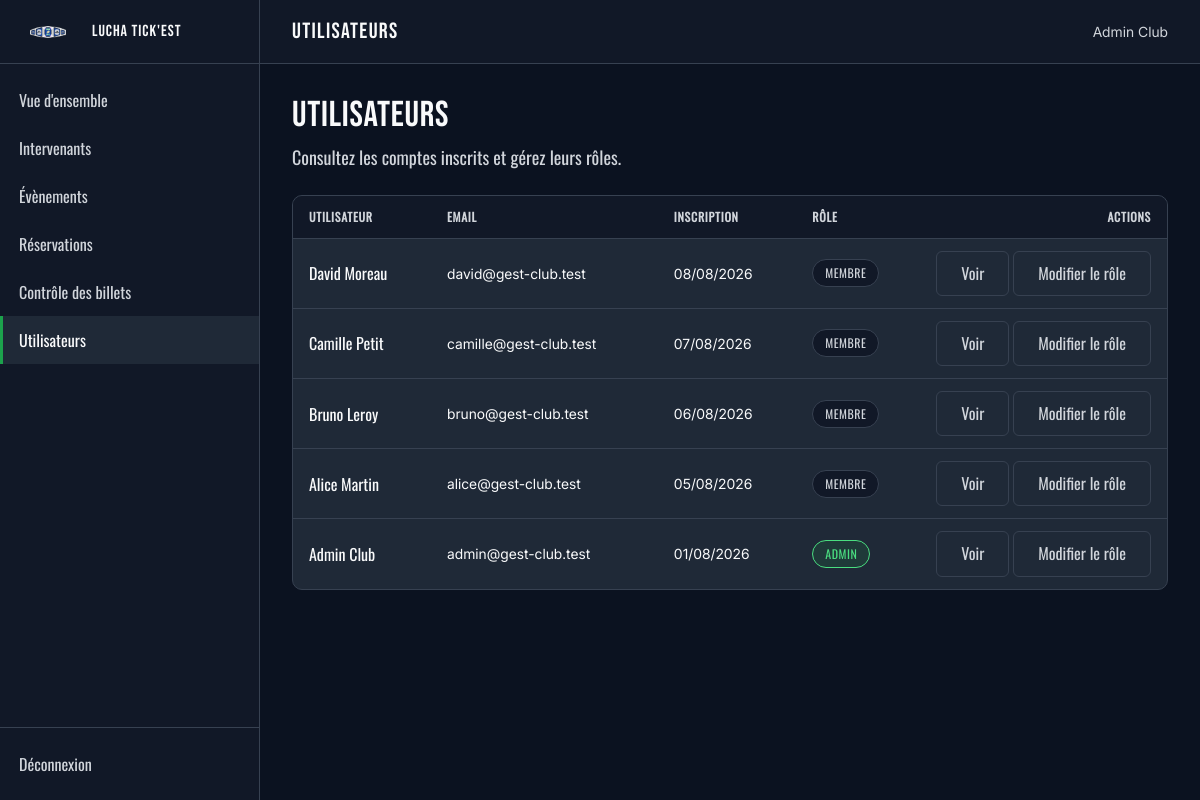
The app's page /admin/utilisateurs.php (signed in) with its own data.
### tables this page shows
CREATE TABLE utilisateur (
    id_utilisateur INT NOT NULL AUTO_INCREMENT,
    prenom VARCHAR(100) NOT NULL,
    nom VARCHAR(100) NOT NULL,
    email VARCHAR(255) NOT NULL,
    mdp_hash VARCHAR(255) NOT NULL,
    role_utilisateur VARCHAR(10) NOT NULL DEFAULT 'MEMBRE',
    date_creation_compte DATETIME NOT NULL DEFAULT CURRENT_TIMESTAMP,

    CONSTRAINT pk_utilisateur
        PRIMARY KEY (id_utilisateur),

    CONSTRAINT uq_utilisateur_email
        UNIQUE (email),

    CONSTRAINT chk_utilisateur_prenom_non_vide
        CHECK (CHAR_LENGTH(TRIM(prenom)) > 0),

    CONSTRAINT chk_utilisateur_nom_non_vide
        CHECK (CHAR_LENGTH(TRIM(nom)) > 0),

    CONSTRAINT chk_utilisateur_email_non_vide
        CHECK (CHAR_LENGTH(TRIM(email)) > 0),

    CONSTRAINT chk_utilisateur_mdp_hash_non_vide
        CHECK (CHAR_LENGTH(TRIM(mdp_hash)) > 0),

    CONSTRAINT chk_utilisateur_role
        CHECK (role_utilisateur IN ('MEMBRE', 'ADMIN'))
);

### public/admin/utilisateurs.php (called while the page is built, shortened)
<?php
require dirname(__DIR__, 2) . '/config/bootstrap.php';
$utilisateurRepository = new UtilisateurRepository($pdo);
$utilisateurs = $utilisateurRepository->findAll();
require dirname(__DIR__, 2) . '/app/Views/layouts/admin.php';

### app/Repositories/UtilisateurRepository.php (called while the page is built, shortened)
<?php
class UtilisateurRepository
{
    private PDO $pdo;
    public function __construct(PDO $pdo)
    {
        $this->pdo = $pdo;
    }
    public function findAll(): array
    {
        $statement = $this->pdo->query(
            'SELECT
            id_utilisateur,
            prenom,
            nom,
            email,
            role_utilisateur,
            date_creation_compte
        FROM utilisateur
        ORDER BY date_creation_compte DESC'
        );
        return $statement->fetchAll();
    }
}

### app/Views/pages/admin/utilisateurs.php (the view)
<main class="admin-content">
    <div class="admin-header">
        <div class="admin-header__text">
            <h1>Utilisateurs</h1>
            <p class="admin-header__description">Consultez les comptes inscrits et gérez leurs rôles.</p>
        </div>
    </div>
    <?php if (empty($utilisateurs)): ?>
        <div class="empty-state">
            <p class="empty-state__title">Aucun utilisateur inscrit</p>
            <p>Les comptes créés apparaîtront ici.</p>
        </div>
    <?php else: ?>
        <section class="panel">
            <div class="panel__body panel__body--flush">
                <div class="table-wrap">
                    <table class="table">
                        <thead>
                            <tr>
                                <th>Utilisateur</th>
                                <th>Email</th>
                                <th>Inscription</th>
                                <th>Rôle</th>
                                <th class="is-actions">Actions</th>
                            </tr>
                        </thead>
                        <tbody>
                            <?php foreach ($utilisateurs as $utilisateur): ?>
                                <?php
                                $dateCreation = new DateTimeImmutable($utilisateur['date_creation_compte']);
                                ?>
                                <tr>
                                    <td>
                                        <span class="cell-strong">
                                            <?= htmlspecialchars($utilisateur['prenom'] . ' ' . $utilisateur['nom'], ENT_QUOTES, 'UTF-8') ?>
                                        </span>
                                    </td>
                                    <td>
                                        <?= htmlspecialchars($utilisateur['email'], ENT_QUOTES, 'UTF-8') ?>
                                    </td>
                                    <td>
                                        <time datetime="<?= $dateCreation->format('Y-m-d') ?>">
                                            <?= $dateCreation->format('d/m/Y') ?>
                                        </time>
                                    </td>
                                    <td>
                                        <?php if ($utilisateur['role_utilisateur'] === 'ADMIN'): ?>
                                            <span class="badge badge--success">Admin</span>
                                        <?php else: ?>
                                            <span class="badge badge--muted">Membre</span>
                                        <?php endif; ?>
                                    </td>
                                    <td class="is-actions">
                                        <a class="btn btn--ghost"
                                            href="/admin/utilisateur.php?id=<?= (int) $utilisateur['id_utilisateur'] ?>">
                                            Voir
                                        </a>
                                        <a class="btn btn--ghost"
                                            href="/admin/utilisateur-form-modification.php?id=<?= (int) $utilisateur['id_utilisateur'] ?>">
                                            Modifier le rôle
                                        </a>
                                    </td>
                                </tr>
                            <?php endforeach; ?>
                        </tbody>
                    </table>
                </div>
            </div>
        </section>
    <?php endif; ?>
</main>

### public/assets/css/base.css (style rules this page uses)
:root { color-scheme: dark; --c-bg: #0b1220; --c-bg-alt: #111827; --c-surface: #1f2937; --c-text: #f9fafb; --c-text-muted: #d1d5db; --c-border: #374151; --c-accent: #1ca24c; --c-accent-light: #4ade80; --c-accent-2: #1042af; --c-warning: #fbe484; --c-danger: #f9867d; --c-accent-dark: #17853f; --c-accent-2-dark: #0d368f; --c-accent-soft: rgba(28, 162, 76, 0.14); --c-danger-soft: rgba(249, 134, 125, 0.14); --c-warning-soft: rgba(251, 228, 132, 0.14); --c-surface-soft: rgba(249, 250, 251, 0.04); --f-title: "Bebas Neue", "Oswald", Impact, sans-serif; --f-alt: "Oswald", "Bebas Neue", sans-serif; --f-body: "Inter", Arial, sans-serif; }
*, *::before, *::after { box-sizing: border-box; }
body { margin: 0; min-height: 100vh; display: flex; flex-direction: column; background-color: var(--c-bg); color: var(--c-text); font-family: var(--f-body); font-size: 1rem; line-height: 1.5; }
a { color: inherit; text-decoration: none; }
h1, h2, h3, h4, p { margin: 0; }
h1, h2, h3, h4 { font-weight: 400; line-height: 1.1; }
table { width: 100%; border-collapse: collapse; }

### public/assets/css/components.css (style rules this page uses)
.btn { display: inline-flex; align-items: center; justify-content: center; gap: 0.5rem; padding: 0.75rem 1.5rem; border: 1px solid transparent; border-radius: 6px; background-color: var(--c-surface); color: var(--c-text); font-family: var(--f-alt); font-size: 1rem; line-height: 1.2; text-align: center; }
.btn--ghost { background-color: transparent; border-color: var(--c-border); color: var(--c-text-muted); }
.badge { display: inline-block; padding: 0.25rem 0.75rem; border: 1px solid var(--c-border); border-radius: 999px; background-color: var(--c-bg-alt); font-family: var(--f-alt); font-size: 0.75rem; letter-spacing: 0.04em; text-transform: uppercase; white-space: nowrap; }
.badge--success { background-color: var(--c-accent-soft); border-color: var(--c-accent-light); color: var(--c-accent-light); }
.badge--muted { color: var(--c-text-muted); }

### public/assets/css/admin.css (style rules this page uses)
.admin-content { flex: 1; padding: 2rem; }
.admin-content > * + * { margin-top: 1.5rem; }
.admin-header { display: flex; flex-wrap: wrap; align-items: flex-start; justify-content: space-between; gap: 1rem; }
.admin-header__text { min-width: 0; }
.admin-header h1 { font-family: var(--f-title); font-size: 2.25rem; letter-spacing: 0.02em; text-transform: uppercase; }
.admin-header__description { margin-top: 0.5rem; font-family: var(--f-alt); font-size: 1.125rem; color: var(--c-text-muted); }
.panel { overflow: hidden; background-color: var(--c-surface); border: 1px solid var(--c-border); border-radius: 10px; }
.panel__body { padding: 1.5rem; }
.panel__body--flush { padding: 0; }
.table-wrap { width: 100%; overflow-x: auto; }
.table { width: 100%; min-width: 720px; border-collapse: collapse; font-size: 0.875rem; }
.table th, .table td { padding: 0.75rem 1rem; border-bottom: 1px solid var(--c-border); text-align: left; vertical-align: middle; }
.table thead th { background-color: var(--c-bg-alt); font-family: var(--f-alt); font-size: 0.75rem; letter-spacing: 0.06em; text-transform: uppercase; color: var(--c-text-muted); white-space: nowrap; }
.table tbody tr:last-child td { border-bottom: 0; }
.table .is-actions { width: 1%; text-align: right; white-space: nowrap; }
.table .cell-strong { font-family: var(--f-alt); font-size: 1rem; color: var(--c-text); }

### records on screen
utilisateur: prenom+nom "David Moreau", email "david@gest-club.test", date_creation_compte "08/08/2026", role_utilisateur "MEMBRE"
utilisateur: prenom+nom "Camille Petit", email "camille@gest-club.test", date_creation_compte "07/08/2026", role_utilisateur "MEMBRE"
utilisateur: prenom+nom "Bruno Leroy", email "bruno@gest-club.test", date_creation_compte "06/08/2026", role_utilisateur "MEMBRE"
utilisateur: prenom+nom "Alice Martin", email "alice@gest-club.test", date_creation_compte "05/08/2026", role_utilisateur "MEMBRE"
utilisateur: prenom+nom "Admin Club", email "admin@gest-club.test", date_creation_compte "01/08/2026", role_utilisateur "ADMIN"

### other values on screen
$topbarTitle "UTILISATEURS"
$utilisateurConnecte['prenom'] . ' ' . $utilisateurConnecte['nom'] "Admin Club"
